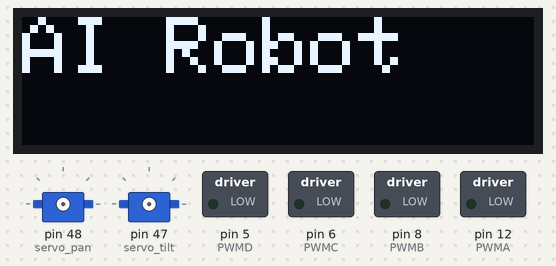
A sketch run on a simulated Arduino Mega 2560, built with avr-gcc and run on an emulated ATmega2560. Parts: 128×32 one-colour display, 2 × servo, switched loads named in the sketch (green lamp = pin HIGH). What the sketch prints to the serial monitor is not drawn.

Above: at 0.1 s.
At 4.1 s:
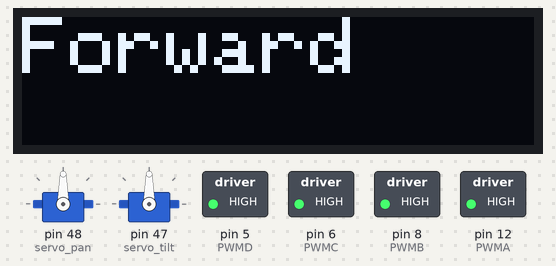
At 6.1 s:
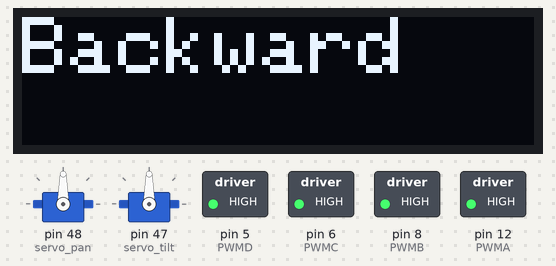
At 16.7 s:
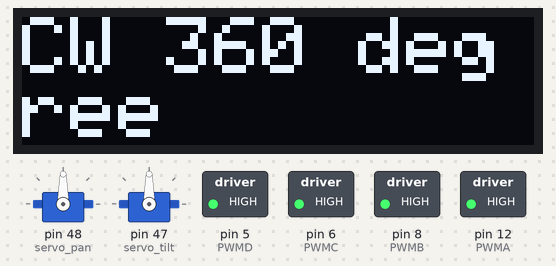
At 28.2 s:
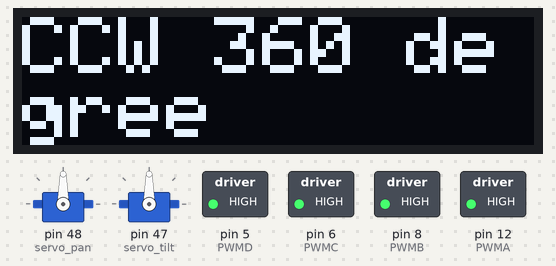
At 37.7 s:
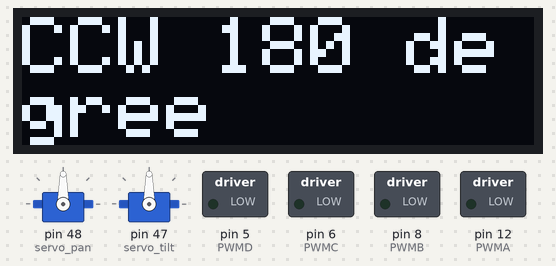
Timing chart, 0 to 40.0 s (numbered marks = the images above):
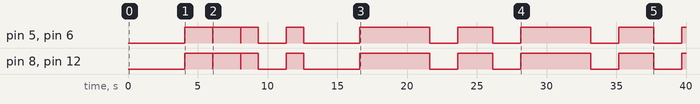

Measured:
- what the display in image 1 shows lasts 2.0 s, from 4.1 s to 6.1 s
- what the display in image 3 shows lasts 7.0 s, from 16.6 s to 23.6 s

The sketch:

vehicle_auto_move_test.ino
```cpp
#include <Arduino.h>
#include <SPI.h>
#include <Wire.h>
#include <Adafruit_GFX.h>
#include <Adafruit_SSD1306.h>
#include <MPU6050_light.h>

#define SCREEN_WIDTH 128 // OLED display width, in pixels
#define SCREEN_HEIGHT 32 // OLED display height, in pixels

// intialize the gyro
MPU6050 mpu(Wire);
unsigned long timer = 0;

// need to initalize each element for ultrasonic and light intensity sensor


// Declaration for an SSD1306 display connected to I2C (SDA, SCL pins)
#define OLED_RESET     28 //4 // Reset pin # (or -1 if sharing Arduino reset pin)
Adafruit_SSD1306 display(SCREEN_WIDTH, SCREEN_HEIGHT, &Wire, OLED_RESET);
int oldV = 1, newV = 0;
#include <SoftwareSerial.h>
//UNO: (2, 3)
//SoftwareSerial mySerial(4, 6); // RX, TX
int pan = 90;
int tilt = 120;
int window_size = 0;
int BT_alive_cnt = 0;
int voltCount = 0;
#include <Servo.h>
Servo servo_pan;
Servo servo_tilt;
int servo_min = 20;
int servo_max = 160;

unsigned long time;

//FaBoPWM faboPWM;
int pos = 0;
int MAX_VALUE = 2000;
int MIN_VALUE = 300;

// Define motor pins
#define PWMA 12    //Motor A PWM
#define DIRA1 34
#define DIRA2 35  //Motor A Direction
#define PWMB 8    //Motor B PWM
#define DIRB1 37
#define DIRB2 36  //Motor B Direction
#define PWMC 6   //Motor C PWM
#define DIRC1 43
#define DIRC2 42  //Motor C Direction
#define PWMD 5    //Motor D PWM
#define DIRD1 A4  //26
#define DIRD2 A5  //27  //Motor D Direction

#define MOTORA_FORWARD(pwm)    do{digitalWrite(DIRA1,LOW); digitalWrite(DIRA2,HIGH);analogWrite(PWMA,pwm);}while(0)
#define MOTORA_STOP(x)         do{digitalWrite(DIRA1,LOW); digitalWrite(DIRA2,LOW); analogWrite(PWMA,0);}while(0)
#define MOTORA_BACKOFF(pwm)    do{digitalWrite(DIRA1,HIGH);digitalWrite(DIRA2,LOW); analogWrite(PWMA,pwm);}while(0)

#define MOTORB_FORWARD(pwm)    do{digitalWrite(DIRB1,LOW); digitalWrite(DIRB2,HIGH);analogWrite(PWMB,pwm);}while(0)
#define MOTORB_STOP(x)         do{digitalWrite(DIRB1,LOW); digitalWrite(DIRB2,LOW); analogWrite(PWMB,0);}while(0)
#define MOTORB_BACKOFF(pwm)    do{digitalWrite(DIRB1,HIGH);digitalWrite(DIRB2,LOW); analogWrite(PWMB,pwm);}while(0)

#define MOTORC_FORWARD(pwm)    do{digitalWrite(DIRC1,LOW); digitalWrite(DIRC2,HIGH);analogWrite(PWMC,pwm);}while(0)
#define MOTORC_STOP(x)         do{digitalWrite(DIRC1,LOW); digitalWrite(DIRC2,LOW); analogWrite(PWMC,0);}while(0)
#define MOTORC_BACKOFF(pwm)    do{digitalWrite(DIRC1,HIGH);digitalWrite(DIRC2,LOW); analogWrite(PWMC,pwm);}while(0)

#define MOTORD_FORWARD(pwm)    do{digitalWrite(DIRD1,LOW); digitalWrite(DIRD2,HIGH);analogWrite(PWMD,pwm);}while(0)
#define MOTORD_STOP(x)         do{digitalWrite(DIRD1,LOW); digitalWrite(DIRD2,LOW); analogWrite(PWMD,0);}while(0)
#define MOTORD_BACKOFF(pwm)    do{digitalWrite(DIRD1,HIGH);digitalWrite(DIRD2,LOW); analogWrite(PWMD,pwm);}while(0)

#define SERIAL  Serial
#define BTSERIAL Serial3

#define LOG_DEBUG

#ifdef LOG_DEBUG
#define M_LOG SERIAL.print
#else
#define M_LOG BTSERIAL.println
#endif

//PWM Definition
#define MAX_PWM   2000
#define MIN_PWM   300

int Motor_PWM = 300;


//    ↑A-----B↑
//     |  ↑  |
//     |  |  |
//    ↑C-----D↑
void BACK(uint8_t pwm_A, uint8_t pwm_B, uint8_t pwm_C, uint8_t pwm_D)
{
  MOTORA_BACKOFF(Motor_PWM);
  MOTORB_FORWARD(Motor_PWM);
  MOTORC_BACKOFF(Motor_PWM);
  MOTORD_FORWARD(Motor_PWM);
}

//    ↓A-----B↓
//     |  |  |
//     |  ↓  |
//    ↓C-----D↓
void ADVANCE()
{
  MOTORA_FORWARD(Motor_PWM);
  MOTORB_BACKOFF(Motor_PWM);
  MOTORC_FORWARD(Motor_PWM);
  MOTORD_BACKOFF(Motor_PWM);
}
//    =A-----B↑
//     |   ↖ |
//     | ↖   |
//    ↑C-----D=
void LEFT_1()
{
  MOTORA_STOP(Motor_PWM);
  MOTORB_FORWARD(Motor_PWM);
  MOTORC_BACKOFF(Motor_PWM);
  MOTORD_STOP(Motor_PWM);
}

//    ↓A-----B↑
//     |  ←  |
//     |  ←  |
//    ↑C-----D↓
void RIGHT_2()
{
  MOTORA_FORWARD(Motor_PWM);
  MOTORB_FORWARD(Motor_PWM);
  MOTORC_BACKOFF(Motor_PWM);
  MOTORD_BACKOFF(Motor_PWM);
}
//    ↓A-----B=
//     | ↙   |
//     |   ↙ |
//    =C-----D↓
void LEFT_3()
{
  MOTORA_FORWARD(Motor_PWM);
  MOTORB_STOP(Motor_PWM);
  MOTORC_STOP(Motor_PWM);
  MOTORD_BACKOFF(Motor_PWM);
}
//    ↑A-----B=
//     | ↗   |
//     |   ↗ |
//    =C-----D↑
void RIGHT_1()
{
  MOTORA_BACKOFF(Motor_PWM);
  MOTORB_STOP(Motor_PWM);
  MOTORC_STOP(Motor_PWM);
  MOTORD_FORWARD(Motor_PWM);
}
//    ↑A-----B↓
//     |  →  |
//     |  →  |
//    ↓C-----D↑
void LEFT_2()
{
  MOTORA_BACKOFF(Motor_PWM);
  MOTORB_BACKOFF(Motor_PWM);
  MOTORC_FORWARD(Motor_PWM);
  MOTORD_FORWARD(Motor_PWM);
}
//    =A-----B↓
//     |   ↘ |
//     | ↘   |
//    ↓C-----D=
void RIGHT_3()
{
  MOTORA_STOP(Motor_PWM);
  MOTORB_BACKOFF(Motor_PWM);
  MOTORC_FORWARD(Motor_PWM);
  MOTORD_STOP(Motor_PWM);
}

//    ↑A-----B↓
//     | ↗ ↘ |
//     | ↖ ↙ |
//    ↑C-----D↓

void rotate_1()  //tate_1(uint8_t pwm_A,uint8_t pwm_B,uint8_t pwm_C,uint8_t pwm_D)
{
  MOTORA_BACKOFF(300);
  MOTORB_BACKOFF(300);
  MOTORC_BACKOFF(300);
  MOTORD_BACKOFF(300);
}

//    ↓A-----B↑
//     | ↙ ↖ |
//     | ↘ ↗ |
//    ↓C-----D↑

void rotate_2()  // rotate_2(uint8_t pwm_A,uint8_t pwm_B,uint8_t pwm_C,uint8_t pwm_D)
{
  MOTORA_FORWARD(300);
  MOTORB_FORWARD(300);
  MOTORC_FORWARD(300);
  MOTORD_FORWARD(300);
}

//    =A-----B=
//     |  =  |
//     |  =  |
//    =C-----D=

void STOP()
{
  MOTORA_STOP(Motor_PWM);
  MOTORB_STOP(Motor_PWM);
  MOTORC_STOP(Motor_PWM);
  MOTORD_STOP(Motor_PWM);
}

void UART_Control()
{
  String myString;
  char BT_Data = 0;
  // USB data
  /****
     Check if USB Serial data contain brackets
  */

  if (SERIAL.available())
  {
    char inputChar = SERIAL.read();
    if (inputChar == '(') { // Start loop when left bracket detected
      myString = "";
      inputChar = SERIAL.read();
      while (inputChar != ')')
      {
        myString = myString + inputChar;
        inputChar = SERIAL.read();
        if (!SERIAL.available()) {
          break;
        }// Break when bracket closed
      }
    }
    int commaIndex = myString.indexOf(','); //Split data in bracket (a, b, c)
    //Search for the next comma just after the first
    int secondCommaIndex = myString.indexOf(',', commaIndex + 1);
    String firstValue = myString.substring(0, commaIndex);
    String secondValue = myString.substring(commaIndex + 1, secondCommaIndex);
    String thirdValue = myString.substring(secondCommaIndex + 1); // To the end of the string
    if ((firstValue.toInt() > servo_min and firstValue.toInt() < servo_max) and  //Convert them to numbers
        (secondValue.toInt() > servo_min and secondValue.toInt() < servo_max)) {
      pan = firstValue.toInt();
      tilt = secondValue.toInt();
      window_size = thirdValue.toInt();
    }
    SERIAL.flush();
    Serial3.println(myString);
    Serial3.println("Done");
    if (myString != "") {
      display.clearDisplay();
      display.setCursor(0, 0);     // Start at top-left corner
      display.println("Serial_Data = ");
      display.println(myString);
      display.display();
    }
  }

  //BT Control
  /*
    Receive data from app and translate it to motor movements
  */
  // BT Module on Serial 3 (D14 & D15)
  if (Serial3.available())
  {
    BT_Data = Serial3.read();
    SERIAL.print(BT_Data);
    Serial3.flush();
    BT_alive_cnt = 100;
    display.clearDisplay();
    display.setCursor(0, 0);     // Start at top-left corner
    display.println("BT_Data = ");
    display.println(BT_Data);
    display.display();
  }

  BT_alive_cnt = BT_alive_cnt - 1;
  if (BT_alive_cnt <= 0) {
    STOP();
  }
  switch (BT_Data)
  {
    case 'A':  ADVANCE();  M_LOG("Run!\r\n"); break;
    case 'B':  RIGHT_2();  M_LOG("Right up!\r\n");     break;
    case 'C':  rotate_1();                            break;
    case 'D':  RIGHT_3();  M_LOG("Right down!\r\n");   break;
    case 'E':  BACK(500, 500, 500, 500);     M_LOG("Run!\r\n");          break;
    case 'F':  LEFT_3();   M_LOG("Left down!\r\n");    break;
    case 'G':  rotate_2();                              break;
    case 'H':  LEFT_2();   M_LOG("Left up!\r\n");     break;
    case 'Z':  STOP();     M_LOG("Stop!\r\n");        break;
    case 'z':  STOP();     M_LOG("Stop!\r\n");        break;
    case 'd':  LEFT_2();   M_LOG("Left!\r\n");        break;
    case 'b':  RIGHT_2();  M_LOG("Right!\r\n");        break;
    case 'L':  Motor_PWM = 1500;                      break;
    case 'M':  Motor_PWM = 500;                       break;
  }
}

/*Voltage Readings transmitter
  Sends them via Serial3*/
void sendVolt() {
  newV = analogRead(A0);
  if (newV != oldV) {
    if (!Serial3.available()) {
      Serial3.println(newV);
      Serial.println(newV);
    }
  }
  oldV = newV;
}


void setup(){
  SERIAL.begin(115200);
  Wire.begin();
  mpu.begin();

  //OLED SETUP
  if (!display.begin(SSD1306_SWITCHCAPVCC, 0x3C)) { // Address 0x3C for 128x32
    Serial.println(F("SSD1306 allocation failed"));
  }
  display.clearDisplay();
  display.setTextSize(2);      // Normal 1:1 pixel scale
  display.setTextColor(SSD1306_WHITE); // Draw white text
  display.cp437(true);         // Use full 256 char 'Code Page 437' font
  display.setCursor(0, 0);     // Start at top-left corner
  display.println("AI Robot");
  display.display();

  Serial.println("Calculating gyro offset, do not move MPU6050");
  Serial.println(".............");
  delay(1000);
  mpu.calcGyroOffsets();
  SERIAL.println("Done Calibration");

  // STOP THE ROBOT
  STOP();

  // BT serial setup
  Serial3.begin(9600);

  //Pan=PL4=>48, Tilt=PL5=>47
  servo_pan.attach(48);
  servo_tilt.attach(47);


  //Setup Voltage detector
  pinMode(A0, INPUT);
}

void loop(){
  double startAngle;
  double currentAngle;
  // need to figure out
  double rotate_90_time;
  rotate_90_time = 1250;

  // move forward
  Serial.println("move forward");
  display.clearDisplay();display.setCursor(0, 0);
  display.println("Forward");
  display.display();
  ADVANCE();
  delay(2000);
  Serial.println("=================================done=================================");
  STOP();


  // move backward
  Serial.println("move backward");
  // need to figure out the optimum value, while it is not used in the function.
  display.clearDisplay();display.setCursor(0, 0);
  display.println("Backward");
  display.display();
  BACK(500, 500, 500, 500);
  delay(2000);
  Serial.println("=================================done=================================");
  STOP();


  // CW rotation 90 degree
  Serial.println("90 degree clockwise");
  display.clearDisplay();display.setCursor(0, 0);
  display.println("CW 90 degree");
  display.display();
  rotate_2();
  delay(rotate_90_time);
  Serial.println("=================================done=================================");
  STOP();
  delay(2000);


  // CCW rotation 90 degree
  Serial.println("90 degree counter-clockwise");
  display.clearDisplay();display.setCursor(0, 0);
  display.println("CCW 90 degree");
  display.display();
  rotate_1();
  delay(rotate_90_time);
  Serial.println("=================================done=================================");
  STOP();
  delay(2000);

  Serial.println("=================================done=================================");
  STOP();
  delay(2000);


  // CW rotation 360 degree
  Serial.println("360 degree clockwise");
  display.clearDisplay();display.setCursor(0, 0);
  display.println("CW 360 degree");
  display.display();
  rotate_2();
  delay(rotate_90_time * 4);
  Serial.println("=================================done=================================");
  STOP();
  delay(2000);


  // CW rotation 180 degree
  Serial.println("180 degree counter-clockwise");
  display.clearDisplay();display.setCursor(0, 0);
  display.println("CW 180 degree");
  display.display();
  rotate_2();
  delay(rotate_90_time * 2);
  Serial.println("=================================done=================================");
  STOP();
  delay(2000);


  // CCW rotation 360 degree
  Serial.println("360 degree counter-clockwise");
  display.clearDisplay();display.setCursor(0, 0);
  display.println("CCW 360 degree");
  display.display();
  rotate_1();
  delay(rotate_90_time * 4);
  Serial.println("=================================done=================================");
  STOP();
  delay(2000);


  // CCW rotation 180 degree
  Serial.println("180 degree counter-clockwise");
  display.clearDisplay();display.setCursor(0, 0);
  display.println("CCW 180 degree");
  display.display();
  rotate_1();
  delay(rotate_90_time * 2);
  Serial.println("=================================done=================================");
  STOP();
  delay(2000);
}
```
